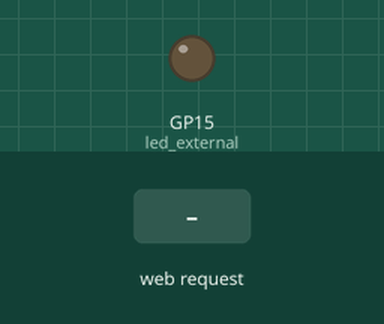
Recording of a program running on a simulated Raspberry Pi Pico running MicroPython. On the bench: output pins drawn as LEDs (lit = HIGH). The inputs (shaded band) are chosen by the test bench. WiFi joins after 1.5 s; values from a settings file that is not in the repository are placeholders; what the program prints to the serial console is not drawn.

Above: at 2.7 s.
2.8 s: HTTP request GET /led_on received
At 4.0 s:
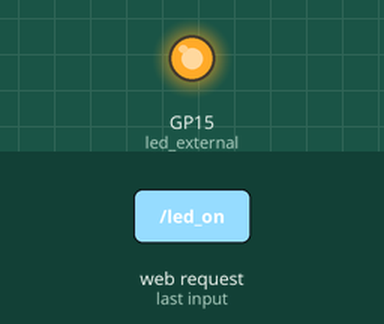
4.3 s: HTTP request GET /led_off received
At 5.1 s:
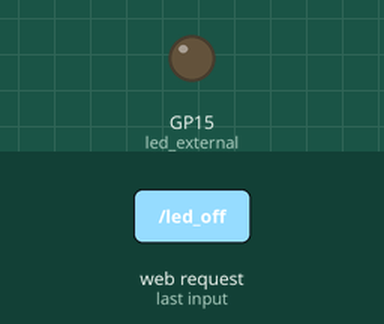
Timing chart, 0 to 7.3 s (numbered marks = the images above; inputs shaded):
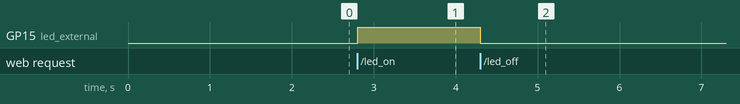

Measured:
- after the input at 2.8 s, GP15 (led_external): LOW → HIGH at once
- after the input at 4.3 s, GP15 (led_external): HIGH → LOW at once

The program:

external_led_webserver.py
```python
try:
  import usocket as socket
except:
  import socket
import secrets
from machine import Pin
import network

import gc
gc.collect()

ssid = secrets.SSID
password = secrets.PASSWORD

station = network.WLAN(network.STA_IF)

station.active(True)
station.connect(ssid, password)

while station.isconnected() == False:
  pass

print('Connection successful')
status = station.ifconfig()
print('ip = ' + status[0])

led_external = Pin(15, Pin.OUT)
led_state = "OFF"

def web_page():
    html = """<html>

<head>
    <meta name="viewport" content="width=device-width, initial-scale=1">
    <link rel="stylesheet" href="https://use.fontawesome.com/releases/v5.7.2/css/all.css"
     integrity="sha384-fnmOCqbTlWIlj8LyTjo7mOUStjsKC4pOpQbqyi7RrhN7udi9RwhKkMHpvLbHG9Sr" crossorigin="anonymous">
    <style>
        html {
            font-family: Arial;
            display: inline-block;
            margin: 0px auto;
            text-align: center;
        }

        .button {
            background-color: #ce1b0e;
            border: none;
            color: white;
            padding: 16px 40px;
            text-align: center;
            text-decoration: none;
            display: inline-block;
            font-size: 16px;
            margin: 4px 2px;
            cursor: pointer;
        }

        .button1 {
            background-color: #000000;
        }
    </style>
</head>

<body>
    <h2>Raspberry Pi Pico Web Server</h2>
    <p>LED state: <strong>""" + led_state + """</strong></p>
    <p>
        <i class="fas fa-lightbulb fa-3x" style="color:#c81919;"></i>
        <a href=\"led_on\"><button class="button">LED ON</button></a>
    </p>
    <p>
        <i class="far fa-lightbulb fa-3x" style="color:#000000;"></i>
        <a href=\"led_off\"><button class="button button1">LED OFF</button></a>
    </p>
</body>

</html>"""
    return html


s = socket.socket(socket.AF_INET, socket.SOCK_STREAM)
s.setsockopt(socket.SOL_SOCKET, socket.SO_REUSEADDR, 1)
s.bind(('', 80))
s.listen(5)

while True:
    try:
        conn, addr = s.accept()
        conn.settimeout(3.0)
        print('Received HTTP GET connection request from %s' % str(addr))
        request = conn.recv(1024)
        conn.settimeout(None)
        request = str(request)
        print('GET Rquest Content = %s' % request)
        led_on = request.find('/led_on')
        led_off = request.find('/led_off')
        if led_on == 6:
            print('LED ON -> GPIO25')
            led_state = "ON"
            led_external.on()
        if led_off == 6:
            print('LED OFF -> GPIO25')
            led_state = "OFF"
            led_external.off()
        response = web_page()
        conn.send('HTTP/1.1 200 OK\n')
        conn.send('Content-Type: text/html\n')
        conn.send('Connection: close\n\n')
        conn.sendall(response)
        conn.close()
    except OSError as e:
        conn.close()
        print('Connection closed')
```
